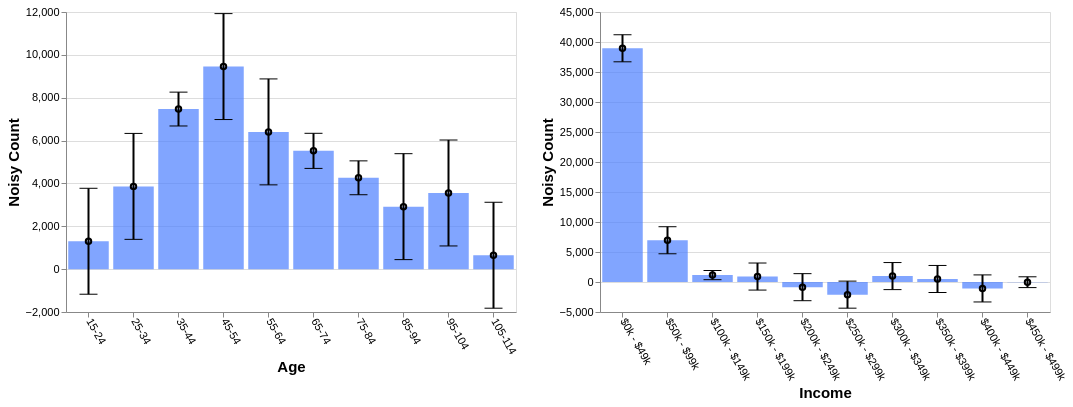

Write the Vega-Lite specification saved for this chart.
### Vega-Lite specification from a JSON file in a GitHub repository (floating-point values rounded to 4 significant figures)
{"config": {"view": {"continuousWidth": 400, "continuousHeight": 300}, "axis": {"labelFontSize": 11, "titleFontSize": 15}, "axisBottom": {"labelAngle": 60}}, "hconcat": [{"layer": [{"mark": "bar", "encoding": {"color": {"value": "transparent"}, "tooltip": [{"aggregate": "sum", "field": "noisy_count", "title": "noisy count", "type": "quantitative"}, {"aggregate": "sum", "field": "error", "title": "error", "type": "quantitative"}], "x": {"field": "age", "sort": null, "title": "Age", "type": "ordinal"}}, "height": 300, "selection": {"selector573": {"type": "interval", "encodings": ["x"]}}, "transform": [{"filter": {"selection": "selector574"}}], "width": 450}, {"mark": {"type": "bar", "color": "#4C7FFF", "opacity": 0.7}, "encoding": {"x": {"field": "age", "sort": null, "title": "Age", "type": "ordinal"}, "y": {"aggregate": "sum", "field": "noisy_count", "type": "quantitative"}}, "transform": [{"filter": {"selection": "selector574"}}]}, {"mark": {"type": "tick", "color": "black", "width": 0}, "encoding": {"x": {"field": "age", "sort": null, "title": "Age", "type": "ordinal"}, "y": {"aggregate": "sum", "field": "plus_error", "type": "quantitative"}}, "transform": [{"filter": {"selection": "selector574"}}]}, {"mark": {"type": "tick", "color": "black", "width": 0}, "encoding": {"x": {"field": "age", "sort": null, "title": "Age", "type": "ordinal"}, "y": {"aggregate": "sum", "field": "minus_error", "type": "quantitative"}}, "transform": [{"filter": {"selection": "selector574"}}]}, {"mark": {"type": "point", "color": "black"}, "encoding": {"x": {"field": "age", "sort": null, "title": "Age", "type": "ordinal"}, "y": {"aggregate": "sum", "field": "noisy_count", "title": "Noisy Count", "type": "quantitative"}}, "transform": [{"filter": {"selection": "selector574"}}]}, {"mark": {"type": "rule", "size": 2}, "encoding": {"x": {"field": "age", "sort": null, "title": "Age", "type": "ordinal"}, "y": {"aggregate": "sum", "field": "plus_error", "title": "", "type": "quantitative"}, "y2": {"aggregate": "sum", "field": "minus_error", "title": ""}}, "transform": [{"filter": {"selection": "selector574"}}]}]}, {"layer": [{"mark": "bar", "encoding": {"color": {"value": "transparent"}, "tooltip": [{"aggregate": "sum", "field": "noisy_count", "title": "noisy count", "type": "quantitative"}, {"aggregate": "sum", "field": "error", "title": "error", "type": "quantitative"}], "x": {"field": "income", "sort": null, "title": "Income", "type": "ordinal"}}, "height": 300, "selection": {"selector574": {"type": "interval", "encodings": ["x"]}}, "transform": [{"filter": {"selection": "selector573"}}], "width": 450}, {"mark": {"type": "bar", "color": "#4C7FFF", "opacity": 0.7}, "encoding": {"x": {"field": "income", "sort": null, "title": "Income", "type": "ordinal"}, "y": {"aggregate": "sum", "field": "noisy_count", "type": "quantitative"}}, "transform": [{"filter": {"selection": "selector573"}}]}, {"mark": {"type": "tick", "color": "black", "width": 0}, "encoding": {"x": {"field": "income", "sort": null, "title": "Income", "type": "ordinal"}, "y": {"aggregate": "sum", "field": "plus_error", "type": "quantitative"}}, "transform": [{"filter": {"selection": "selector573"}}]}, {"mark": {"type": "tick", "color": "black", "width": 0}, "encoding": {"x": {"field": "income", "sort": null, "title": "Income", "type": "ordinal"}, "y": {"aggregate": "sum", "field": "minus_error", "type": "quantitative"}}, "transform": [{"filter": {"selection": "selector573"}}]}, {"mark": {"type": "point", "color": "black"}, "encoding": {"x": {"field": "income", "sort": null, "title": "Income", "type": "ordinal"}, "y": {"aggregate": "sum", "field": "noisy_count", "title": "Noisy Count", "type": "quantitative"}}, "transform": [{"filter": {"selection": "selector573"}}]}, {"mark": {"type": "rule", "size": 2}, "encoding": {"x": {"field": "income", "sort": null, "title": "Income", "type": "ordinal"}, "y": {"aggregate": "sum", "field": "plus_error", "title": "", "type": "quantitative"}, "y2": {"aggregate": "sum", "field": "minus_error", "title": ""}}, "transform": [{"filter": {"selection": "selector573"}}]}]}], "data": {"name": "data-3d35a321f181199a21c423600a0e5246"}, "$schema": "https://vega.github.io/schema/vega-lite/v4.17.0.json", "datasets": {"data-3d35a321f181199a21c423600a0e5246": [{"age": "15-24", "income": "$0k - $49k", "noisy_count": 1705.0, "true_count": 1474.0, "plus_error": 1988.0, "minus_error": 1422.0, "error": 282.8}, {"age": "15-24", "income": "$50k - $99k", "noisy_count": -67.5, "true_count": 73.0, "plus_error": 215.3, "minus_error": -350.4, "error": 282.8}, {"age": "15-24", "income": "$100k - $149k", "noisy_count": -46.8, "true_count": 6.0, "plus_error": 49.4, "minus_error": -143.0, "error": 96.2}, {"age": "15-24", "income": "$150k - $199k", "noisy_count": 40.8, "true_count": 1.0, "plus_error": 323.6, "minus_error": -242.1, "error": 282.8}, {"age": "15-24", "income": "$200k - $249k", "noisy_count": -4.2, "true_count": 2.0, "plus_error": 278.6, "minus_error": -287.1, "error": 282.8}, {"age": "15-24", "income": "$250k - $299k", "noisy_count": 173.6, "true_count": 0.0, "plus_error": 456.4, "minus_error": -109.3, "error": 282.8}, {"age": "15-24", "income": "$300k - $349k", "noisy_count": -393.4, "true_count": 0.0, "plus_error": -110.6, "minus_error": -676.3, "error": 282.8}, {"age": "15-24", "income": "$350k - $399k", "noisy_count": 298.1, "true_count": 0.0, "plus_error": 580.9, "minus_error": 15.2, "error": 282.8}, {"age": "15-24", "income": "$400k - $449k", "noisy_count": -408.8, "true_count": 0.0, "plus_error": -125.9, "minus_error": -691.6, "error": 282.8}, {"age": "15-24", "income": "$450k - $499k", "noisy_count": 4.8, "true_count": 0.0, "plus_error": 117.7, "minus_error": -108.1, "error": 112.9}, {"age": "25-34", "income": "$0k - $49k", "noisy_count": 5190.0, "true_count": 5377.0, "plus_error": 5472.0, "minus_error": 4907.0, "error": 282.8}, {"age": "25-34", "income": "$50k - $99k", "noisy_count": 192.8, "true_count": 666.0, "plus_error": 475.7, "minus_error": -90.0, "error": 282.8}, {"age": "25-34", "income": "$100k - $149k", "noisy_count": 12.8, "true_count": 60.0, "plus_error": 109.0, "minus_error": -83.4, "error": 96.2}, {"age": "25-34", "income": "$150k - $199k", "noisy_count": -542.7, "true_count": 29.0, "plus_error": -259.9, "minus_error": -825.6, "error": 282.8}, {"age": "25-34", "income": "$200k - $249k", "noisy_count": 100.6, "true_count": 3.0, "plus_error": 383.5, "minus_error": -182.2, "error": 282.8}, {"age": "25-34", "income": "$250k - $299k", "noisy_count": -417.7, "true_count": 2.0, "plus_error": -134.8, "minus_error": -700.5, "error": 282.8}, {"age": "25-34", "income": "$300k - $349k", "noisy_count": -217.0, "true_count": 0.0, "plus_error": 65.9, "minus_error": -499.8, "error": 282.8}, {"age": "25-34", "income": "$350k - $399k", "noisy_count": -343.6, "true_count": 0.0, "plus_error": -60.8, "minus_error": -626.5, "error": 282.8}, {"age": "25-34", "income": "$400k - $449k", "noisy_count": -113.4, "true_count": 0.0, "plus_error": 169.4, "minus_error": -396.2, "error": 282.8}, {"age": "25-34", "income": "$450k - $499k", "noisy_count": 0.8, "true_count": 0.0, "plus_error": 113.7, "minus_error": -112.1, "error": 112.9}, {"age": "35-44", "income": "$0k - $49k", "noisy_count": 5732.0, "true_count": 5792.0, "plus_error": 5822.0, "minus_error": 5642.0, "error": 90.4}, {"age": "35-44", "income": "$50k - $99k", "noisy_count": 1319.0, "true_count": 1276.0, "plus_error": 1409.0, "minus_error": 1228.0, "error": 90.4}, {"age": "35-44", "income": "$100k - $149k", "noisy_count": 168.7, "true_count": 155.0, "plus_error": 199.5, "minus_error": 138.0, "error": 30.7}, {"age": "35-44", "income": "$150k - $199k", "noisy_count": 152.6, "true_count": 87.0, "plus_error": 242.9, "minus_error": 62.2, "error": 90.4}, {"age": "35-44", "income": "$200k - $249k", "noisy_count": 100.0, "true_count": 16.0, "plus_error": 190.3, "minus_error": 9.6, "error": 90.4}, {"age": "35-44", "income": "$250k - $299k", "noisy_count": -16.3, "true_count": 6.0, "plus_error": 74.0, "minus_error": -106.7, "error": 90.4}, {"age": "35-44", "income": "$300k - $349k", "noisy_count": 75.9, "true_count": 0.0, "plus_error": 166.3, "minus_error": -14.5, "error": 90.4}, {"age": "35-44", "income": "$350k - $399k", "noisy_count": -2.8, "true_count": 0.0, "plus_error": 87.6, "minus_error": -93.2, "error": 90.4}, {"age": "35-44", "income": "$400k - $449k", "noisy_count": -63.5, "true_count": 0.0, "plus_error": 26.8, "minus_error": -153.9, "error": 90.4}, {"age": "35-44", "income": "$450k - $499k", "noisy_count": 6.0, "true_count": 0.0, "plus_error": 42.0, "minus_error": -30.1, "error": 36.1}, {"age": "45-54", "income": "$0k - $49k", "noisy_count": 6864.0, "true_count": 6798.0, "plus_error": 7147.0, "minus_error": 6581.0, "error": 282.8}, {"age": "45-54", "income": "$50k - $99k", "noisy_count": 2061.0, "true_count": 2097.0, "plus_error": 2344.0, "minus_error": 1778.0, "error": 282.8}, {"age": "45-54", "income": "$100k - $149k", "noisy_count": 161.9, "true_count": 246.0, "plus_error": 258.1, "minus_error": 65.7, "error": 96.2}, {"age": "45-54", "income": "$150k - $199k", "noisy_count": 120.2, "true_count": 149.0, "plus_error": 403.1, "minus_error": -162.6, "error": 282.8}, {"age": "45-54", "income": "$200k - $249k", "noisy_count": 465.0, "true_count": 29.0, "plus_error": 747.9, "minus_error": 182.2, "error": 282.8}, {"age": "45-54", "income": "$250k - $299k", "noisy_count": -628.7, "true_count": 11.0, "plus_error": -345.9, "minus_error": -911.6, "error": 282.8}, {"age": "45-54", "income": "$300k - $349k", "noisy_count": 273.4, "true_count": 2.0, "plus_error": 556.2, "minus_error": -9.4, "error": 282.8}, {"age": "45-54", "income": "$350k - $399k", "noisy_count": 517.0, "true_count": 1.0, "plus_error": 799.8, "minus_error": 234.1, "error": 282.8}, {"age": "45-54", "income": "$400k - $449k", "noisy_count": -201.6, "true_count": 0.0, "plus_error": 81.2, "minus_error": -484.4, "error": 282.8}, {"age": "45-54", "income": "$450k - $499k", "noisy_count": -178.9, "true_count": 0.0, "plus_error": -66.0, "minus_error": -291.8, "error": 112.9}, {"age": "55-64", "income": "$0k - $49k", "noisy_count": 4994.0, "true_count": 4884.0, "plus_error": 5277.0, "minus_error": 4711.0, "error": 282.8}, {"age": "55-64", "income": "$50k - $99k", "noisy_count": 1596.0, "true_count": 1954.0, "plus_error": 1879.0, "minus_error": 1313.0, "error": 282.8}, {"age": "55-64", "income": "$100k - $149k", "noisy_count": 311.1, "true_count": 273.0, "plus_error": 407.3, "minus_error": 214.9, "error": 96.2}, {"age": "55-64", "income": "$150k - $199k", "noisy_count": -3.1, "true_count": 158.0, "plus_error": 279.7, "minus_error": -285.9, "error": 282.8}, {"age": "55-64", "income": "$200k - $249k", "noisy_count": -140.8, "true_count": 34.0, "plus_error": 142.0, "minus_error": -423.7, "error": 282.8}, {"age": "55-64", "income": "$250k - $299k", "noisy_count": -533.1, "true_count": 12.0, "plus_error": -250.3, "minus_error": -816.0, "error": 282.8}, {"age": "55-64", "income": "$300k - $349k", "noisy_count": 588.5, "true_count": 3.0, "plus_error": 871.3, "minus_error": 305.6, "error": 282.8}, {"age": "55-64", "income": "$350k - $399k", "noisy_count": -197.9, "true_count": 1.0, "plus_error": 85.0, "minus_error": -480.7, "error": 282.8}, {"age": "55-64", "income": "$400k - $449k", "noisy_count": -318.1, "true_count": 0.0, "plus_error": -35.2, "minus_error": -600.9, "error": 282.8}, {"age": "55-64", "income": "$450k - $499k", "noisy_count": 108.7, "true_count": 0.0, "plus_error": 221.6, "minus_error": -4.2, "error": 112.9}, {"age": "65-74", "income": "$0k - $49k", "noisy_count": 4155.0, "true_count": 4113.0, "plus_error": 4248.0, "minus_error": 4061.0, "error": 93.7}, {"age": "65-74", "income": "$50k - $99k", "noisy_count": 1197.0, "true_count": 1349.0, "plus_error": 1291.0, "minus_error": 1103.0, "error": 93.7}, {"age": "65-74", "income": "$100k - $149k", "noisy_count": 266.9, "true_count": 240.0, "plus_error": 298.8, "minus_error": 235.0, "error": 31.9}, {"age": "65-74", "income": "$150k - $199k", "noisy_count": 232.8, "true_count": 123.0, "plus_error": 326.5, "minus_error": 139.0, "error": 93.7}, {"age": "65-74", "income": "$200k - $249k", "noisy_count": 41.2, "true_count": 28.0, "plus_error": 135.0, "minus_error": -52.5, "error": 93.7}, {"age": "65-74", "income": "$250k - $299k", "noisy_count": -148.8, "true_count": 9.0, "plus_error": -55.1, "minus_error": -242.5, "error": 93.7}, {"age": "65-74", "income": "$300k - $349k", "noisy_count": -131.3, "true_count": 4.0, "plus_error": -37.6, "minus_error": -225.0, "error": 93.7}, {"age": "65-74", "income": "$350k - $399k", "noisy_count": 60.1, "true_count": 0.0, "plus_error": 153.8, "minus_error": -33.6, "error": 93.7}, {"age": "65-74", "income": "$400k - $449k", "noisy_count": -58.2, "true_count": 0.0, "plus_error": 35.6, "minus_error": -151.9, "error": 93.7}, {"age": "65-74", "income": "$450k - $499k", "noisy_count": -94.4, "true_count": 1.0, "plus_error": -57.0, "minus_error": -131.8, "error": 37.4}, {"age": "75-84", "income": "$0k - $49k", "noisy_count": 3362.0, "true_count": 3217.0, "plus_error": 3452.0, "minus_error": 3271.0, "error": 90.4}, {"age": "75-84", "income": "$50k - $99k", "noisy_count": 638.6, "true_count": 567.0, "plus_error": 729.0, "minus_error": 548.2, "error": 90.4}, {"age": "75-84", "income": "$100k - $149k", "noisy_count": 70.4, "true_count": 69.0, "plus_error": 101.2, "minus_error": 39.7, "error": 30.7}, {"age": "75-84", "income": "$150k - $199k", "noisy_count": 201.6, "true_count": 34.0, "plus_error": 292.0, "minus_error": 111.2, "error": 90.4}, {"age": "75-84", "income": "$200k - $249k", "noisy_count": -38.2, "true_count": 15.0, "plus_error": 52.2, "minus_error": -128.6, "error": 90.4}, {"age": "75-84", "income": "$250k - $299k", "noisy_count": -94.1, "true_count": 4.0, "plus_error": -3.7, "minus_error": -184.5, "error": 90.4}, {"age": "75-84", "income": "$300k - $349k", "noisy_count": 38.1, "true_count": 2.0, "plus_error": 128.5, "minus_error": -52.3, "error": 90.4}, {"age": "75-84", "income": "$350k - $399k", "noisy_count": 42.4, "true_count": 0.0, "plus_error": 132.8, "minus_error": -48.0, "error": 90.4}, {"age": "75-84", "income": "$400k - $449k", "noisy_count": 25.4, "true_count": 1.0, "plus_error": 115.8, "minus_error": -65.0, "error": 90.4}, {"age": "75-84", "income": "$450k - $499k", "noisy_count": 16.9, "true_count": 0.0, "plus_error": 53.0, "minus_error": -19.2, "error": 36.1}, {"age": "85-94", "income": "$0k - $49k", "noisy_count": 3147.0, "true_count": 3603.0, "plus_error": 3430.0, "minus_error": 2864.0, "error": 282.8}, {"age": "85-94", "income": "$50k - $99k", "noisy_count": -98.2, "true_count": 344.0, "plus_error": 184.6, "minus_error": -381.1, "error": 282.8}, {"age": "85-94", "income": "$100k - $149k", "noisy_count": 120.0, "true_count": 66.0, "plus_error": 216.2, "minus_error": 23.8, "error": 96.2}, {"age": "85-94", "income": "$150k - $199k", "noisy_count": -47.2, "true_count": 13.0, "plus_error": 235.7, "minus_error": -330.0, "error": 282.8}, {"age": "85-94", "income": "$200k - $249k", "noisy_count": -779.9, "true_count": 7.0, "plus_error": -497.1, "minus_error": -1063.0, "error": 282.8}, {"age": "85-94", "income": "$250k - $299k", "noisy_count": 266.6, "true_count": 2.0, "plus_error": 549.4, "minus_error": -16.3, "error": 282.8}, {"age": "85-94", "income": "$300k - $349k", "noisy_count": 138.0, "true_count": 1.0, "plus_error": 420.9, "minus_error": -144.8, "error": 282.8}, {"age": "85-94", "income": "$350k - $399k", "noisy_count": -9.8, "true_count": 0.0, "plus_error": 273.0, "minus_error": -292.7, "error": 282.8}, {"age": "85-94", "income": "$400k - $449k", "noisy_count": 149.8, "true_count": 1.0, "plus_error": 432.6, "minus_error": -133.1, "error": 282.8}, {"age": "85-94", "income": "$450k - $499k", "noisy_count": 30.5, "true_count": 0.0, "plus_error": 143.4, "minus_error": -82.4, "error": 112.9}, {"age": "95-104", "income": "$0k - $49k", "noisy_count": 2856.0, "true_count": 2374.0, "plus_error": 3139.0, "minus_error": 2574.0, "error": 282.8}, {"age": "95-104", "income": "$50k - $99k", "noisy_count": 204.8, "true_count": 134.0, "plus_error": 487.6, "minus_error": -78.1, "error": 282.8}, {"age": "95-104", "income": "$100k - $149k", "noisy_count": 142.4, "true_count": 24.0, "plus_error": 238.6, "minus_error": 46.2, "error": 96.2}, {"age": "95-104", "income": "$150k - $199k", "noisy_count": 451.5, "true_count": 10.0, "plus_error": 734.4, "minus_error": 168.7, "error": 282.8}, {"age": "95-104", "income": "$200k - $249k", "noisy_count": -284.5, "true_count": 3.0, "plus_error": -1.7, "minus_error": -567.4, "error": 282.8}, {"age": "95-104", "income": "$250k - $299k", "noisy_count": -349.4, "true_count": 0.0, "plus_error": -66.6, "minus_error": -632.3, "error": 282.8}, {"age": "95-104", "income": "$300k - $349k", "noisy_count": 347.8, "true_count": 0.0, "plus_error": 630.6, "minus_error": 64.9, "error": 282.8}, {"age": "95-104", "income": "$350k - $399k", "noisy_count": 62.3, "true_count": 0.0, "plus_error": 345.1, "minus_error": -220.6, "error": 282.8}, {"age": "95-104", "income": "$400k - $449k", "noisy_count": 117.3, "true_count": 0.0, "plus_error": 400.1, "minus_error": -165.6, "error": 282.8}, {"age": "95-104", "income": "$450k - $499k", "noisy_count": 5.9, "true_count": 0.0, "plus_error": 118.8, "minus_error": -107.0, "error": 112.9}, {"age": "105-114", "income": "$0k - $49k", "noisy_count": 949.8, "true_count": 1319.0, "plus_error": 1233.0, "minus_error": 667.0, "error": 282.8}, {"age": "105-114", "income": "$50k - $99k", "noisy_count": -83.7, "true_count": 67.0, "plus_error": 199.2, "minus_error": -366.5, "error": 282.8}, {"age": "105-114", "income": "$100k - $149k", "noisy_count": -53.5, "true_count": 10.0, "plus_error": 42.7, "minus_error": -149.7, "error": 96.2}, {"age": "105-114", "income": "$150k - $199k", "noisy_count": 303.1, "true_count": 5.0, "plus_error": 585.9, "minus_error": 20.3, "error": 282.8}, {"age": "105-114", "income": "$200k - $249k", "noisy_count": -320.7, "true_count": 0.0, "plus_error": -37.9, "minus_error": -603.5, "error": 282.8}, {"age": "105-114", "income": "$250k - $299k", "noisy_count": -358.8, "true_count": 0.0, "plus_error": -76.0, "minus_error": -641.7, "error": 282.8}, {"age": "105-114", "income": "$300k - $349k", "noisy_count": 267.4, "true_count": 0.0, "plus_error": 550.3, "minus_error": -15.4, "error": 282.8}, {"age": "105-114", "income": "$350k - $399k", "noisy_count": 77.4, "true_count": 0.0, "plus_error": 360.2, "minus_error": -205.5, "error": 282.8}, {"age": "105-114", "income": "$400k - $449k", "noisy_count": -200.3, "true_count": 0.0, "plus_error": 82.6, "minus_error": -483.1, "error": 282.8}, {"age": "105-114", "income": "$450k - $499k", "noisy_count": 68.4, "true_count": 0.0, "plus_error": 181.3, "minus_error": -44.5, "error": 112.9}]}}
